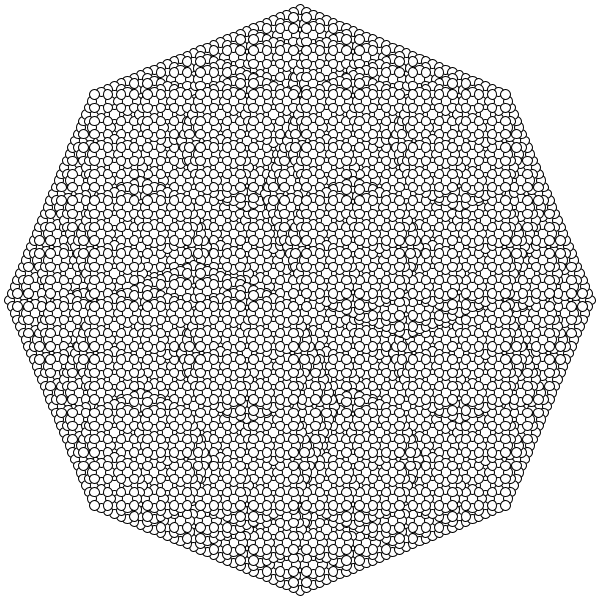
Frame 1 (no input)
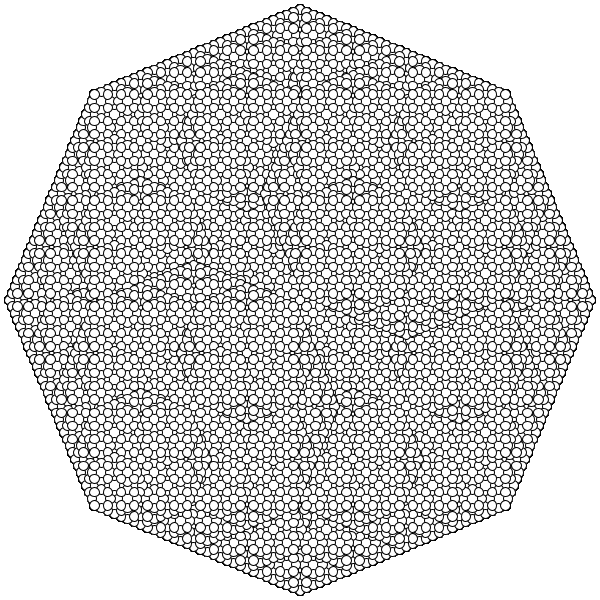
Frame 60 (the mouse pressed at the canvas centre just before this capture)
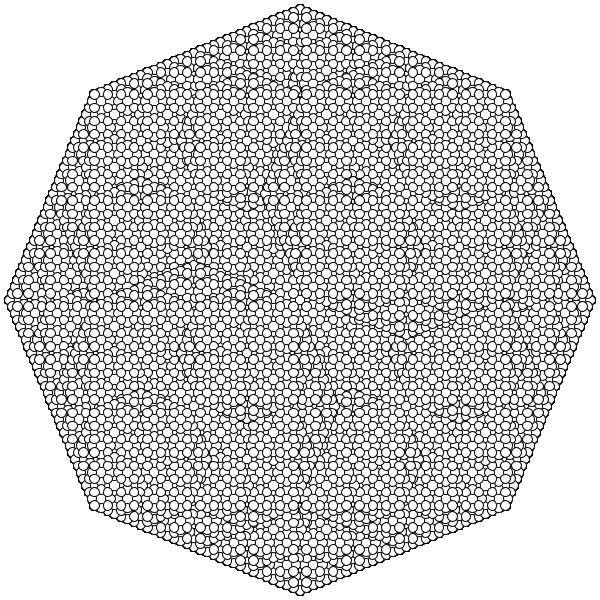
Frame 120 (the mouse held since frame 60 and released just before this capture)

The Processing sketch that drew these frames (run headless with seeded random() and noise(); from frame 60 on, the mouse is pressed at the canvas centre):

// Processing sketch: kolka
// ── kolka.pde

void rysujKolo(float x, float y, float promien, int min) {
  ellipse(x, y, promien, promien);
  if(promien > min) {
    rysujKolo(x + promien/2, y, promien/2, min);
    rysujKolo(x - promien/2, y, promien/2, min);
    rysujKolo(x, y + promien/2, promien/2, min);
    rysujKolo(x, y - promien/2, promien/2, min);
  }
}

void rysujFraktal(float x, float y, float promien, int min, int wersja) {
  ellipse(x, y, promien, promien);
  switch (wersja){
     case 2:{
      if(promien > min) {
          rysujFraktal(x + promien/2, y, promien/2, min,wersja);
          rysujFraktal(x - promien/2, y, promien/2, min,wersja);

        }
        break;
     }
     case 4:{
      if(promien > min) {
          rysujFraktal(x + promien/2, y, promien/2, min,wersja);
          rysujFraktal(x - promien/2, y, promien/2, min,wersja);
          rysujFraktal(x, y + promien/2, promien/2, min,wersja);
          rysujFraktal(x, y - promien/2, promien/2, min,wersja);
        }
        break;
     }
     case 8:{
      if(promien > min) {
          rysujFraktal(x + promien/2, y, promien/2, min,wersja);
          rysujFraktal(x - promien/2, y, promien/2, min,wersja);
          rysujFraktal(x, y + promien/2, promien/2, min,wersja);
          rysujFraktal(x, y - promien/2, promien/2, min,wersja);
          
          rysujFraktal(x + cos(radians(45)) * promien/2, y + sin(radians(45)) * promien/2, promien/2, min,wersja);
          rysujFraktal(x - cos(radians(45)) * promien/2, y - sin(radians(45)) * promien/2, promien/2, min,wersja);
          rysujFraktal(x - cos(radians(45)) * promien/2, y + sin(radians(45)) * promien/2, promien/2, min,wersja);
          rysujFraktal(x + cos(radians(45)) * promien/2, y - sin(radians(45)) * promien/2, promien/2, min,wersja);
        }
        break;
     }
  }
}

void setup() {
  size(600, 600);
  background(255);
  fill(255);
  stroke(0);
}

void draw()
{

  rysujFraktal(300, 300, 300,10,8);
}
